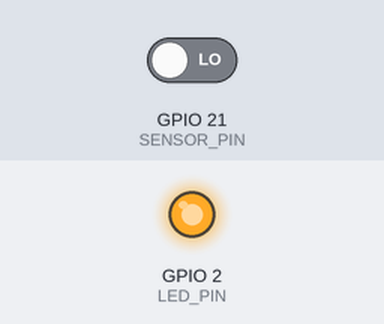
The sketch below on a simulated ESP32. Shown: output pins drawn as LEDs (lit = HIGH). The inputs (shaded band) are chosen by the test bench; at power-on: GPIO 21 (SENSOR_PIN) LOW. WiFi joins after 1.5 s; servers stay silent unless stated; what the sketch prints to the serial monitor is not drawn.

Above: at 2.7 s.
2.8 s: GPIO 21 (SENSOR_PIN) driven HIGH
At 3.5 s:
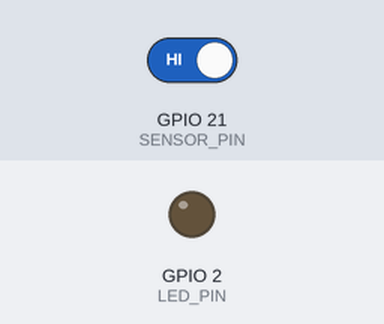
7.3 s: GPIO 21 (SENSOR_PIN) driven LOW
At 8.1 s:
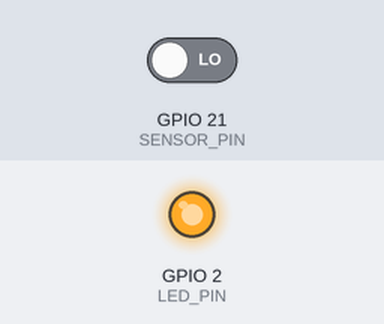
Timing chart, 0 to 9.8 s (numbered marks = the images above; inputs shaded):
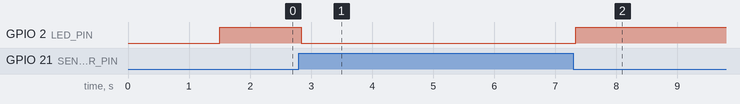

The sketch:

ESP32-IR-Obstacle-Monitor.ino
```cpp
/*
  ESP32 IR Obstacle Monitor
  FC-51 on GPIO21 + Wi-Fi web dashboard (raw WiFiServer, no external libraries)

  Wiring:  FC-51 VCC -> 3V3,  GND -> GND,  OUT -> GPIO21
  Routes:  /                 dashboard page
           /api/status       JSON status
           /api/sensor/on    enable sensor input
           /api/sensor/off   disable sensor input
*/

#include <WiFi.h>

// ---------- Configuration ----------
const char* ssid     = "realme P3";
const char* password = "mathi@011";

const int SENSOR_PIN = 21;                    // FC-51 OUT (LOW = obstacle)
const int LED_PIN    = 2;                     // Onboard LED mirrors detection
const unsigned long DEBOUNCE_MS       = 40;   // Signal must be stable this long
const unsigned long CLIENT_TIMEOUT_MS = 400;  // Max wait for a browser request

WiFiServer server(80);

// ---------- Sensor state ----------
bool sensorEnabled = true;
bool obstacle = false;                        // Debounced result
bool lastRaw = false;
unsigned long lastChangeMs = 0;
unsigned long detectionCount = 0;
unsigned long lastDetectionMs = 0;
bool hasDetection = false;

// ---------- Web page ----------
const char INDEX_HTML[] PROGMEM = R"rawliteral(
<!DOCTYPE html><html lang="en"><head>
<meta charset="utf-8">
<meta name="viewport" content="width=device-width, initial-scale=1">
<meta name="theme-color" content="#0a0f1e">
<title>IR Obstacle Monitor</title>
<style>
:root{--bg:#0a0f1e;--card:rgba(255,255,255,.05);--line:rgba(255,255,255,.09);--text:#e8ecf6;--muted:#8f9ab3;--c:#6b7590;--glow:rgba(107,117,144,.18)}
body[data-state=clear]{--c:#2fd884;--glow:rgba(47,216,132,.28)}
body[data-state=alert]{--c:#ff5a5f;--glow:rgba(255,90,95,.38)}
body[data-state=off]{--c:#6b7590;--glow:rgba(107,117,144,.18)}
*{box-sizing:border-box;margin:0}
body{min-height:100vh;display:flex;justify-content:center;padding:24px 16px 40px;color:var(--text);
 font-family:system-ui,-apple-system,"Segoe UI",Roboto,Helvetica,Arial,sans-serif;
 background:radial-gradient(900px 520px at 50% -10%,var(--glow),transparent 70%),var(--bg)}
.app{width:100%;max-width:440px}
header{display:flex;justify-content:space-between;align-items:center;margin-bottom:22px}
h1{font-size:1.15rem;font-weight:650}
.sub{font-size:.78rem;color:var(--muted);margin-top:3px}
.pill{display:flex;align-items:center;gap:7px;font-size:.75rem;color:var(--muted);padding:6px 11px;border:1px solid var(--line);border-radius:99px;background:var(--card)}
.dot{width:8px;height:8px;border-radius:50%;background:#6b7590}
.pill.on .dot{background:#2fd884;box-shadow:0 0 8px #2fd884}
.pill.err .dot{background:#ff5a5f}
.card{background:var(--card);border:1px solid var(--line);border-radius:20px;padding:22px;backdrop-filter:blur(8px)}
.hero{text-align:center;padding:34px 22px 28px}
.orb{position:relative;width:168px;height:168px;margin:0 auto 24px;border-radius:50%;display:grid;place-items:center;color:var(--c);
 background:radial-gradient(circle at 50% 38%,rgba(255,255,255,.08),rgba(255,255,255,.02));
 border:2px solid var(--c);box-shadow:0 0 40px var(--glow),inset 0 0 30px var(--glow);transition:border-color .35s,color .35s,box-shadow .35s}
.orb svg{width:62px;height:62px;stroke:currentColor;fill:none;stroke-width:1.7;stroke-linecap:round;stroke-linejoin:round}
.orb::before,.orb::after{content:"";position:absolute;inset:-2px;border-radius:50%;border:2px solid var(--c);opacity:0}
body[data-state=clear] .orb::before{animation:ping 3s ease-out infinite}
body[data-state=alert] .orb::before{animation:ping 1s ease-out infinite}
body[data-state=alert] .orb::after{animation:ping 1s ease-out .5s infinite}
body[data-state=alert] .orb{animation:pop .35s ease-out}
@keyframes ping{0%{transform:scale(1);opacity:.55}100%{transform:scale(1.55);opacity:0}}
@keyframes pop{0%{transform:scale(.94)}60%{transform:scale(1.05)}100%{transform:scale(1)}}
.status{font-size:1.6rem;font-weight:700;color:var(--c);transition:color .35s}
.hint{margin-top:6px;font-size:.85rem;color:var(--muted);min-height:1.2em}
.ctl{display:flex;justify-content:space-between;align-items:center;gap:16px;margin-top:14px}
.ctl h2{font-size:.98rem;font-weight:600}
.ctl p{font-size:.8rem;color:var(--muted);margin-top:3px;line-height:1.35}
.switch{position:relative;flex:none;width:56px;height:32px}
.switch input{position:absolute;inset:0;width:100%;height:100%;margin:0;opacity:0;cursor:pointer;z-index:1}
.track{position:absolute;inset:0;border-radius:99px;background:#2a3249;transition:background .25s}
.track::after{content:"";position:absolute;top:4px;left:4px;width:24px;height:24px;border-radius:50%;background:#fff;box-shadow:0 2px 6px rgba(0,0,0,.4);transition:transform .25s}
.switch input:checked+.track{background:#2fd884}
.switch input:checked+.track::after{transform:translateX(24px)}
.switch input:focus-visible+.track{outline:2px solid #fff;outline-offset:3px}
.grid{display:grid;grid-template-columns:1fr 1fr;gap:12px;margin-top:14px}
.stat{padding:16px 18px}
.stat span{display:block;font-size:.7rem;text-transform:uppercase;letter-spacing:.08em;color:var(--muted)}
.stat b{display:block;margin-top:6px;font-size:1.3rem;font-weight:650;font-variant-numeric:tabular-nums;white-space:nowrap}
.stat:last-child{grid-column:1/-1}
footer{margin-top:20px;text-align:center;font-size:.72rem;color:var(--muted)}
@media(prefers-reduced-motion:reduce){*{animation:none!important;transition:none!important}}
</style></head>
<body data-state="off">
<div class="app">
  <header>
    <div><h1>IR Obstacle Monitor</h1><div class="sub">ESP32 &middot; FC-51 &middot; GPIO21</div></div>
    <div class="pill" id="conn"><i class="dot"></i><span id="connTxt">Connecting</span></div>
  </header>

  <section class="card hero">
    <div class="orb">
      <svg viewBox="0 0 24 24"><circle cx="12" cy="12" r="2"/><path d="M4.93 19.07a10 10 0 0 1 0-14.14"/><path d="M7.76 16.24a6 6 0 0 1 0-8.48"/><path d="M16.24 7.76a6 6 0 0 1 0 8.48"/><path d="M19.07 4.93a10 10 0 0 1 0 14.14"/></svg>
    </div>
    <div class="status" id="status">Connecting&hellip;</div>
    <div class="hint" id="hint"></div>
  </section>

  <section class="card ctl">
    <div>
      <h2>Sensor input</h2>
      <p>Turn off to ignore the FC-51 and stop counting detections.</p>
    </div>
    <label class="switch"><input type="checkbox" id="toggle" aria-label="Enable sensor input"><span class="track"></span></label>
  </section>

  <section class="grid">
    <div class="card stat"><span>Detections</span><b id="count">0</b></div>
    <div class="card stat"><span>Last detected</span><b id="last">&mdash;</b></div>
    <div class="card stat"><span>Uptime</span><b id="up">&mdash;</b></div>
  </section>

  <footer>Live &middot; refreshes every 0.5 s</footer>
</div>

<script>
const $=i=>document.getElementById(i);
const TITLES={clear:'Path clear',alert:'Obstacle detected',off:'Sensor off'};
const HINTS={clear:'Nothing in front of the sensor',alert:'Something is close to the sensor',off:'Sensor input is turned off'};
let inflight=false,fails=0,busy=false;

function dur(s){
  if(s<0)return'\u2014';
  if(s<60)return s+'s';
  const m=Math.floor(s/60);
  if(m<60)return m+'m '+(s%60)+'s';
  return Math.floor(m/60)+'h '+(m%60)+'m';
}
function conn(ok){
  $('conn').className='pill '+(ok?'on':'err');
  $('connTxt').textContent=ok?'Live':'Offline';
  if(!ok){
    document.body.dataset.state='off';
    $('status').textContent='Connection lost';
    $('hint').textContent='Check that the ESP32 is powered and on the same Wi-Fi';
  }
}
function render(d){
  const st=!d.enabled?'off':(d.obstacle?'alert':'clear');
  document.body.dataset.state=st;
  $('status').textContent=TITLES[st];
  $('hint').textContent=HINTS[st];
  if(!busy)$('toggle').checked=d.enabled;
  $('count').textContent=d.count;
  $('last').textContent=d.obstacle?'Now':(d.lastAgo<0?'\u2014':dur(d.lastAgo)+' ago');
  $('up').textContent=dur(d.uptime);
}
async function poll(){
  if(inflight||document.hidden)return;
  inflight=true;
  const ac=new AbortController(),t=setTimeout(()=>ac.abort(),2500);
  try{
    const r=await fetch('/api/status',{cache:'no-store',signal:ac.signal});
    if(!r.ok)throw 0;
    render(await r.json());
    fails=0;conn(true);
  }catch(e){if(++fails>=2)conn(false);}
  clearTimeout(t);inflight=false;
}
$('toggle').addEventListener('change',async e=>{
  busy=true;
  try{
    const r=await fetch('/api/sensor/'+(e.target.checked?'on':'off'),{cache:'no-store'});
    render(await r.json());
  }catch(_){}
  busy=false;poll();
});
document.addEventListener('visibilitychange',poll);
setInterval(poll,500);poll();
</script>
</body></html>
)rawliteral";

// ---------- Sensor logic ----------
void setSensorEnabled(bool on) {
  if (on == sensorEnabled) return;
  sensorEnabled = on;
  obstacle = false;
  lastRaw = (digitalRead(SENSOR_PIN) == LOW);
  lastChangeMs = millis();
  digitalWrite(LED_PIN, LOW);
  Serial.println(on ? "Sensor input: ON" : "Sensor input: OFF");
}

void updateSensor() {
  if (!sensorEnabled) return;

  bool raw = (digitalRead(SENSOR_PIN) == LOW);          // LOW = obstacle
  if (raw != lastRaw) {                                 // Signal changed: restart debounce
    lastRaw = raw;
    lastChangeMs = millis();
  }
  if (raw != obstacle && millis() - lastChangeMs >= DEBOUNCE_MS) {
    obstacle = raw;
    if (obstacle) {
      detectionCount++;
      lastDetectionMs = millis();
      hasDetection = true;
      Serial.println("Obstacle detected");
    } else {
      Serial.println("Path clear");
    }
  }
  digitalWrite(LED_PIN, obstacle ? HIGH : LOW);
}

// ---------- HTTP helpers ----------
String statusJson() {
  String j = "{";
  j += "\"enabled\":";  j += sensorEnabled ? "true" : "false";
  j += ",\"obstacle\":"; j += obstacle ? "true" : "false";
  j += ",\"count\":";   j += String(detectionCount);
  j += ",\"lastAgo\":"; j += hasDetection ? String((millis() - lastDetectionMs) / 1000) : String(-1);
  j += ",\"uptime\":";  j += String(millis() / 1000);
  j += "}";
  return j;
}

void sendText(WiFiClient &client, const char* status, const char* type, const String &body) {
  client.printf("HTTP/1.1 %s\r\nContent-Type: %s\r\nCache-Control: no-store\r\nConnection: close\r\nContent-Length: %u\r\n\r\n",
                status, type, (unsigned)body.length());
  client.print(body);
}

void sendHtml(WiFiClient &client) {
  client.print("HTTP/1.1 200 OK\r\nContent-Type: text/html; charset=utf-8\r\nCache-Control: no-store\r\nConnection: close\r\n\r\n");
  client.print(INDEX_HTML);
}

void handleRequest(WiFiClient &client, const String &req) {
  // req looks like: "GET /api/status HTTP/1.1"
  if (req.startsWith("GET /api/status")) {
    sendText(client, "200 OK", "application/json", statusJson());
  } else if (req.startsWith("GET /api/sensor/on")) {
    setSensorEnabled(true);
    sendText(client, "200 OK", "application/json", statusJson());
  } else if (req.startsWith("GET /api/sensor/off")) {
    setSensorEnabled(false);
    sendText(client, "200 OK", "application/json", statusJson());
  } else if (req.startsWith("GET / ") || req.startsWith("GET /index")) {
    sendHtml(client);
  } else if (req.startsWith("GET /favicon.ico")) {
    client.print("HTTP/1.1 204 No Content\r\nConnection: close\r\n\r\n");
  } else {
    sendText(client, "404 Not Found", "text/plain", "Not found");
  }
}

// ---------- Arduino entry points ----------
void setup() {
  Serial.begin(115200);

  pinMode(SENSOR_PIN, INPUT);
  pinMode(LED_PIN, OUTPUT);
  digitalWrite(LED_PIN, LOW);
  lastRaw = (digitalRead(SENSOR_PIN) == LOW);

  Serial.print("Connecting to ");
  Serial.println(ssid);
  WiFi.mode(WIFI_STA);
  WiFi.setSleep(false);               // Lower latency for the live page
  WiFi.begin(ssid, password);
  while (WiFi.status() != WL_CONNECTED) {
    delay(500);
    Serial.print(".");
  }
  Serial.println("");
  Serial.println("WiFi connected.");
  Serial.print("Open this address in your browser: http://");
  Serial.println(WiFi.localIP());

  server.begin();
}

void loop() {
  updateSensor();

  // Try to reconnect if Wi-Fi drops
  static unsigned long lastWifiCheck = 0;
  if (WiFi.status() != WL_CONNECTED && millis() - lastWifiCheck > 10000) {
    lastWifiCheck = millis();
    WiFi.reconnect();
  }

  WiFiClient client = server.available();
  if (!client) return;

  String currentLine = "";
  String requestLine = "";
  unsigned long start = millis();

  while (client.connected() && millis() - start < CLIENT_TIMEOUT_MS) {
    updateSensor();                    // Keep sampling while waiting on the browser
    if (!client.available()) { delay(1); continue; }

    char c = client.read();
    if (c == '\n') {
      if (currentLine.length() == 0) { // Blank line = end of request headers
        handleRequest(client, requestLine);
        break;
      }
      if (requestLine.length() == 0) requestLine = currentLine;  // First line: "GET /path HTTP/1.1"
      currentLine = "";
    } else if (c != '\r') {
      currentLine += c;
    }
  }
  client.stop();
}
```

Measured:
- after the input at 2.8 s, GPIO 2 (LED_PIN): HIGH → LOW at once
- after the input at 7.3 s, GPIO 2 (LED_PIN): LOW → HIGH at once
